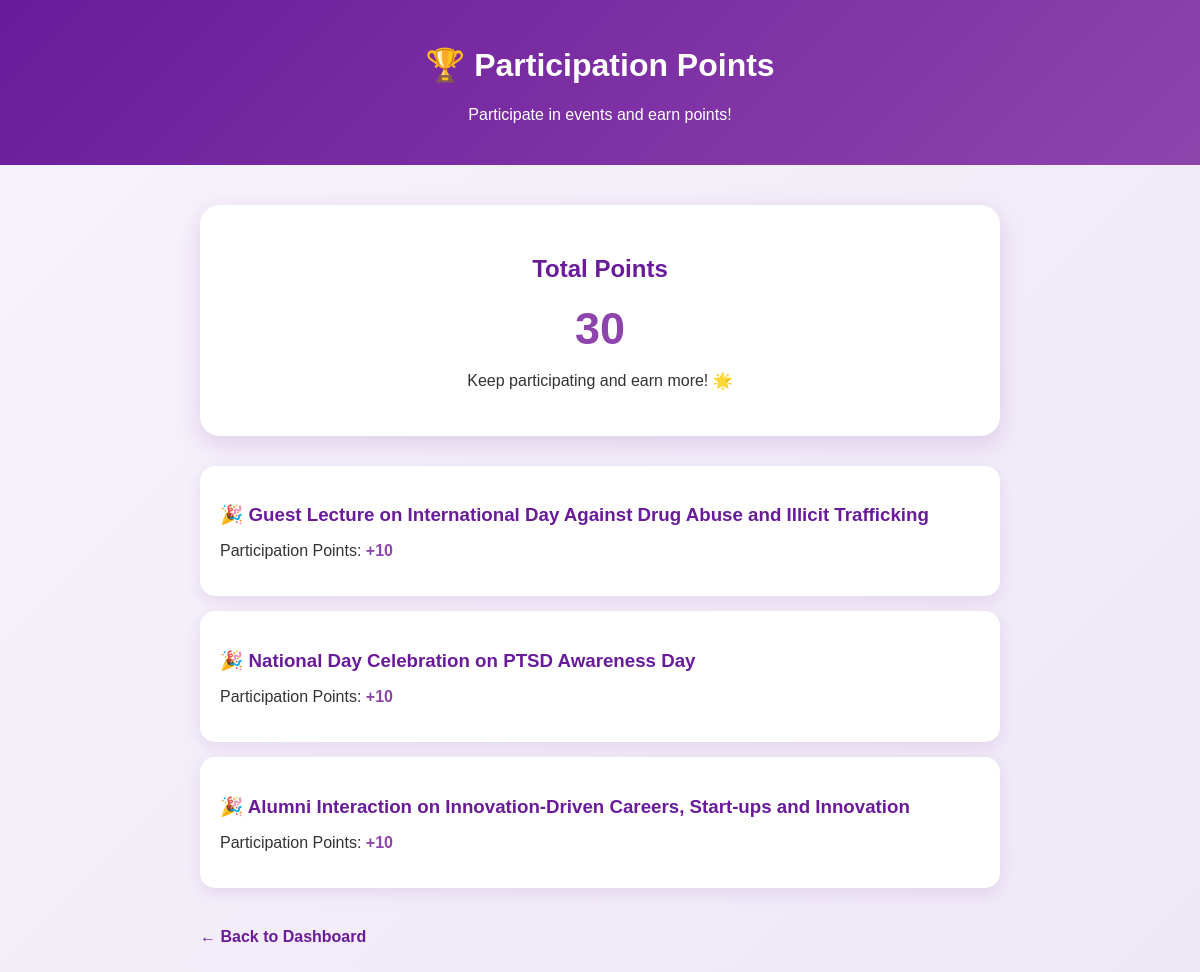
The app's page /participation-points (signed in) with its own data.
### tables this page shows
CREATE TABLE participation_points (
            id INTEGER PRIMARY KEY AUTOINCREMENT,
            student_id INTEGER,
            event_id INTEGER,
            points INTEGER DEFAULT 10,
            FOREIGN KEY (student_id) REFERENCES students(id),
            FOREIGN KEY (event_id) REFERENCES events(id)
        );

CREATE TABLE events (
            id INTEGER PRIMARY KEY AUTOINCREMENT,
            name TEXT NOT NULL,
            date TEXT NOT NULL,
            time TEXT NOT NULL,
            venue TEXT NOT NULL,
            description TEXT,
            registration_deadline TEXT,
            registration_open INTEGER DEFAULT 1
        , capacity INTEGER DEFAULT 100);

### app.py (the view)
@app.route("/participation-points")
def participation_points():
    if "student_id" not in session:
        return redirect("/login")
    conn = get_db()
    points = conn.execute(
        """
        SELECT
            participation_points.points,
            events.name AS event_name
        FROM participation_points
        INNER JOIN events
        ON participation_points.event_id = events.id
        WHERE participation_points.student_id = ?
        ORDER BY participation_points.id DESC
        """,
        (session["student_id"],)
    ).fetchall()
    total_points = conn.execute(
        """
        SELECT COALESCE(SUM(points), 0)
        FROM participation_points
        WHERE student_id = ?
        """,
        (session["student_id"],)
    ).fetchone()[0]
    conn.close()
    return render_template(
        "participation_points.html",
        points=points,
        total_points=total_points
    )

### app.py (called while the page is built)
def get_db():
    conn = sqlite3.connect(DATABASE)
    conn.row_factory = sqlite3.Row
    return conn

### templates/participation_points.html (shortened to what this page needs)
<!DOCTYPE html>
<html lang="en">
<head>
</head>
<body>
<header>
    <h1>🏆 Participation Points</h1>
    <p>Participate in events and earn points!</p>
</header>
<div class="container">
    <div class="total">
        <h2>Total Points</h2>
        <div class="points">
            {{ total_points }}
        </div>
        <p>Keep participating and earn more! 🌟</p>
    </div>
    {% if points %}
        {% for item in points %}
        <div class="card">
            <h3>
                🎉 {{ item['event_name'] }}
            </h3>
            <p>
                Participation Points:
                <span>+{{ item['points'] }}</span>
            </p>
        </div>
        {% endfor %}
    {% else %}
        <div class="empty">
            <h3>No participation points yet</h3>
            <p>Register for an event to start earning points! 🌸</p>
        </div>
    {% endif %}
    <a href="/dashboard" class="back">
        ← Back to Dashboard
    </a>
</div>
</body>
</html>

### templates/participation_points.html (style rules this page uses)
body { margin: 0; min-height: 100vh; font-family: Arial, sans-serif; background: linear-gradient(135deg, #f8f3fb, #eee7f6); color: #333; }
header { background: linear-gradient(135deg, #6a1b9a, #8e44ad); color: white; padding: 25px; text-align: center; }
.container { width: 90%; max-width: 800px; margin: 40px auto; }
.total { background: white; padding: 30px; border-radius: 20px; text-align: center; box-shadow: 0 8px 25px rgba(106,27,154,0.15); margin-bottom: 30px; }
.total h2 { color: #6a1b9a; }
.points { font-size: 45px; font-weight: bold; color: #8e44ad; }
.card { background: white; padding: 20px; border-radius: 15px; margin-bottom: 15px; box-shadow: 0 5px 15px rgba(106,27,154,0.10); }
.card h3 { color: #6a1b9a; margin-bottom: 8px; }
.card span { font-weight: bold; color: #8e44ad; }
.back { display: inline-block; margin-top: 25px; text-decoration: none; color: #6a1b9a; font-weight: bold; }

### records on screen
participation_points: event_name "Guest Lecture on International Day Against Drug Abuse and Illicit Trafficking", points "10"
participation_points: event_name "National Day Celebration on PTSD Awareness Day", points "10"
participation_points: event_name "Alumni Interaction on Innovation-Driven Careers, Start-ups and Innovation", points "10"

### other values on screen
{{ total_points }} "30"
